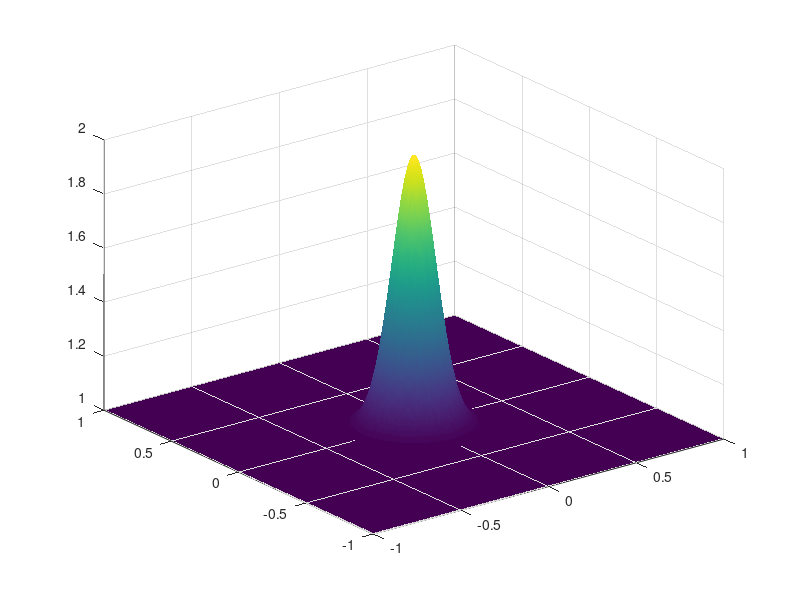

Recreate this plot in MATLAB. (Note: this script raises an error after producing the figure.)
% Semi-implicit scheme of Casulli for the 2D shallow water equations with wetting and drying
clear;
% close all;

global g gamma Nx Ny dx dy dt;

%  physical parameters
xL =-1; xR = 1; 
yL =-1; yR = 1;
g = 9.81;       % acceleration due to gravity
gamma = 0;   % bottom friction coefficient

% method parameters
Nx = 256;
Ny = Nx;
dx = (xR-xL)/Nx;
dy = (yR-yL)/Ny;

x  = linspace(xL,xR,Nx+1); % face x-coordinates of the cells
y  = linspace(yL,yR,Ny+1); % face y-coordinates of the cells
xb = 0.5*(x(2:end) + x(1:end-1)); % cell bary-centers in x 
yb = 0.5*(x(2:end) + y(1:end-1)); % cell bary-centers in y

% time parameters
t   = 0;
dt  = 0.1;
CFL = 0.9;    % Courant-Friedrichs-Levi number <= 1

% initial conditions
[Xb,Yb] = meshgrid(xb,yb);
[X ,Y ] = meshgrid(x ,y );
% *** test #1: Smoothe wave (test 5.2 from Dumbser&Casulli, DOI:10.1016/j.amc.2013.02.041)
% domain [-1;1]^2
tend = 0.15;
dt0  = 0.002;
etab  = 1 + exp(-0.5*( (Xb-0).^2 + (Yb-0).^2 )/0.1^2); % free surface elevation measured from the rest level
bathb = zeros(Nx,Ny);

% *** test #2: Smooth wave with wetting/drying (domain [-1;1])
% in the visualization, set epsPlot = 1e-10;
% dt0 = 0.01;
% tend = 10;
% etab  = 0.001 + 2*exp(-( (Xb-0).^2 + (Yb-0).^2 )/(2*0.1^2)); % free surface elevation measured from the rest level
% bathb = zeros(Nx,Ny);

% *** test #3: 1D dam break over a bottom with a step (domain [-5;5])
% tend = 1;
% dt0  = 0.01;
% etal = 1.0;
% etar = 0.5;
% bl   = 0.2;
% br   = 0;
% etab = 0.5*(etal + etar) + 0.5*(etar - etal)*erf(Xb'/dt0);
% bathb= 0.5*(bl   + br  ) + 0.5*(br   - bl  )*erf(Xb'/dt0);

% *** test #4: Two-dimensional cylindrical dambreak over a bottom step (domain [-2;2]^2)
% tend = 0.2;
% dt0=2e-3;
% r0   = 1;
% etal = 1.0;
% etar = 0.5;
% bl   = 0.2;
% br   = 0;
% etab = 0.5*(etal + etar) + 0.5*(etar - etal)*erf((sqrt(Xb.^2+Yb.^2) - r0)/dt0);
% bathb= 0.5*(bl   + br  ) + 0.5*(br   - bl  )*erf((sqrt(Xb.^2+Yb.^2) - r0)/dt0);

% *** test #5: Splash in a paraboloid 
% dt0  = 0.01;
% tend = 10;
% etab = 0.01 + 1.5*exp(-( (Xb-0).^2 + (Yb-0).^2 )/(2*0.4^2));%0.1*Xb';
% bathb= -1 + 0.1*Xb'.^2 + 0.1*Yb'.^2;

u = zeros(Nx+1,Ny); % x-velocity at the cell faces
v = zeros(Nx,Ny+1); % y-velocity at the cell faces 

% plot initial conditions
surf(xb,yb,etab','EdgeColor','none','FaceColor','interp');
% axis equal;

% t loop
Nt = 100000000;
for n = 1:Nt
    umax = max(max(abs(u)));
    vmax = max(max(abs(v)));
    dt = CFL/( umax/dx + vmax/dy );         % time step restriction of FTCS
    dt = min(dt0,dt)
    if(t + dt > tend)
        dt = tend - t;
    end
    if(t >= tend)
        break
    end

    %
    Hb = max(0,etab - bathb); % total water depth in the cell centers
    [Hmx,Hpx,Hmy,Hpy,rhsb,Hx,Hy] = LinearPartCoef(Hb,u,v); 

    % Explicit subsystem (velocity convection)
    [u,v] = MomentumConvection(u,v);
    [u,v] = VelocityFilter(u,v,Hb);
  
    % Newton-type iterations
    kMax = 100;
    for k = 1:kMax
        % determine the wet cells
        Hb = max(0,etab - bathb);
        wet = Hb > 0;
        Teta = Hb + MatVecProd(etab,bathb,Hmx,Hpx,Hmy,Hpy,wet);
        residual = Teta - rhsb;
        res_norm = norm(residual);
        if(max(max(abs(residual)))<1e-10)
            break
        end
        [deta,CGk,CGerr] = CGSolver(residual,bathb,Hmx,Hpx,Hmy,Hpy,wet);
        etab = etab - deta;
    end
    % update the velocity
    [u,v] = VelocityUpdate(u,v,etab,Hx,Hy);

    t = t + dt;
    
    %% Postprocessing and plotting
    epsPlot = 1e-10;
    etabPlot = etab;
    etabPlot(Hb<epsPlot)=NaN;
    ub = 0.5*(u(1:end-1,:) + u(2:end,:));
    vb = 0.5*(v(:,1:end-1) + v(:,2:end));
    uvb = sqrt(ub.^2 + vb.^2);
    uvb(Hb<epsPlot)=NaN;

    subplot(2,1,1)
    sb = surf(xb,yb,bathb','EdgeColor','none','FaceColor','flat');
    alpha 0.25;
    hold on
    surf(xb,yb,(etabPlot)','FaceColor','interp','EdgeColor','none');%'EdgeColor','none',
    % camlight;
    axis([xL xR yL yR -1 1.5])
    clim([min(min(etab)) max(max(etab))])
    xlabel('x')
    ylabel('y')
    hold off
    frame(n) = getframe;

%     view([0 90])
    subplot(2,1,2)
    plot(xb,etabPlot(:,Ny/2),'o')
    hold on
    plot(xb,bathb(:,Ny/2),'r')
    title(strcat('t = ',num2str(t),',   \Delta t = ',num2str(dt)))
    hold off
    pause(0.001)
end
